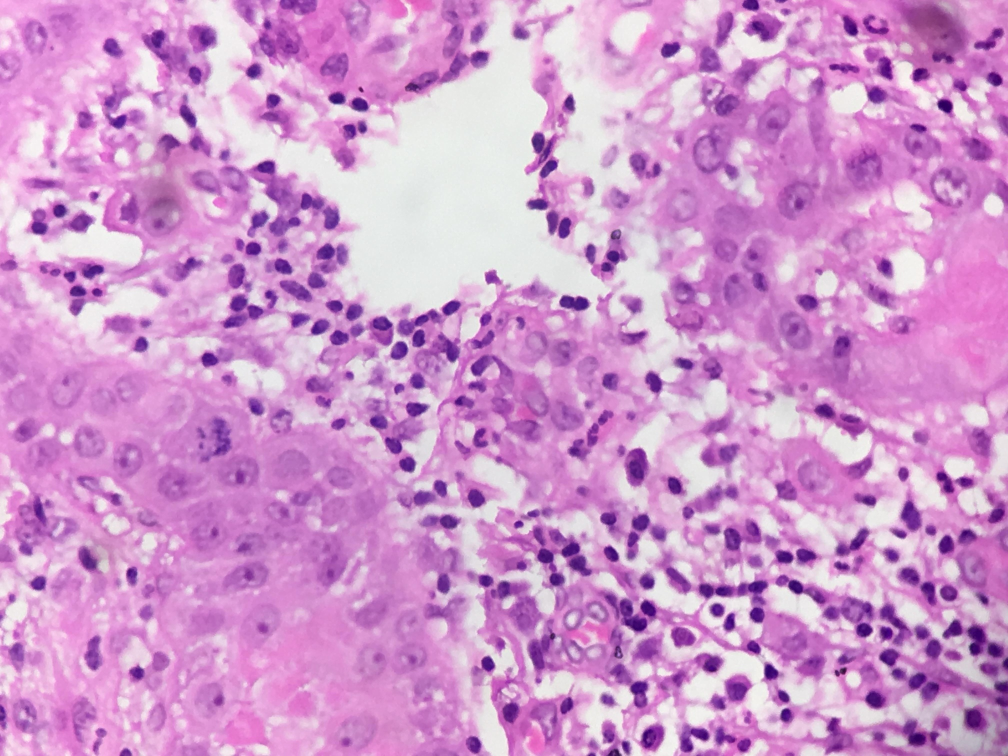
#> input picture test/IMG1.jpg, 2016 x 1512 px, found by its file name (shown at 1/2 size); its folder holds 4 pictures in this run
$ python lol.py
#> lines starting #> are read from the running program, lines starting #| are printed output that depends on the picture
import numpy as np
import os
from shutil import copyfile
import xml.etree.ElementTree as ET
import cv2


p='images/test'
'''
for files in sorted(os.listdir(p)):
	if(files.split('.')[1]!='jpg'):
		tree = ET.parse(p+'/'+files)
		root = tree.getroot()
		for rank in root.iter('width'):
			new=int(int(rank.text)*(1/2))
			rank.text=str(new)
		for rank in root.iter('height'):
			new=int(int(rank.text)*(1/2))
			rank.text=str(new)

		for rank in root.iter('xmin'):
			new=int(int(rank.text)*(1/2))
			rank.text=str(new)
		for rank in root.iter('xmax'):
			new=int(int(rank.text)*(1/2))
			rank.text=str(new)
		for rank in root.iter('ymin'):
			new=int(int(rank.text)*(1/2))
			rank.text=str(new)
		for rank in root.iter('ymax'):
			new=int(int(rank.text)*(1/2))
			rank.text=str(new)


		tree.write(p+'/'+files)
'''

for files in sorted(os.listdir(p)):
	if(files.split('.')[1]=='jpg'):
		img=cv2.imread(p+'/'+files)
#> img is the input picture: shape (1512, 2016, 3); mean B, G, R 205, 150.5, 207.9
		img =cv2.resize(img, (0,0), fx=0.5, fy=0.5)
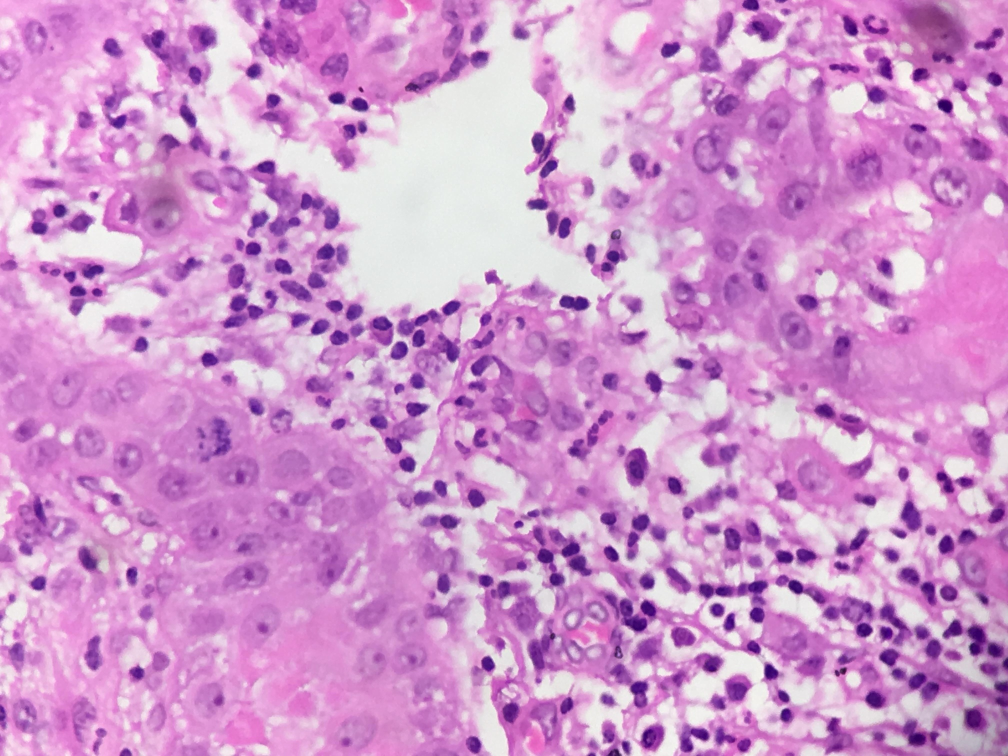
#> img: shape (756, 1008, 3); mean B, G, R 205.1, 150.6, 208
		cv2.imwrite(p+'/'+files,img)
#> pass 2 of the loop `for files in sorted(os.listdir(p)):`:
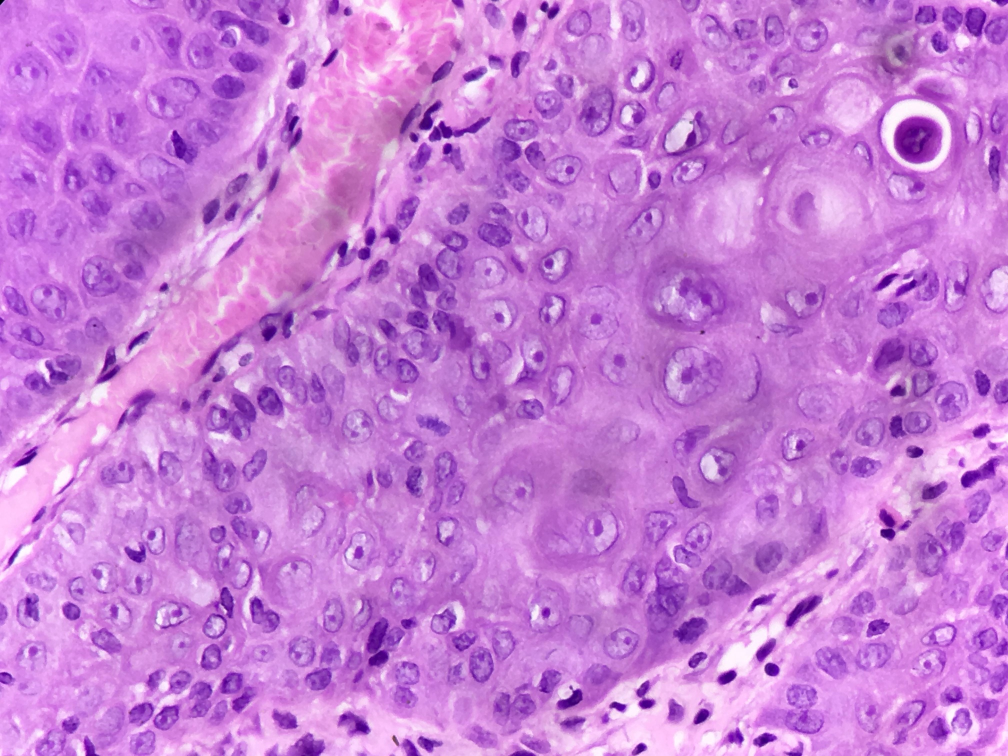
#> input picture test/IMG10.jpg, 2016 x 1512 px, found by its file name (shown at 1/2 size)
#> img is the input picture: shape (1512, 2016, 3); mean B, G, R 214.6, 125.2, 199.2
#> `img =cv2.resize(img, (0,0), fx=0.5, fy=0.5)`:
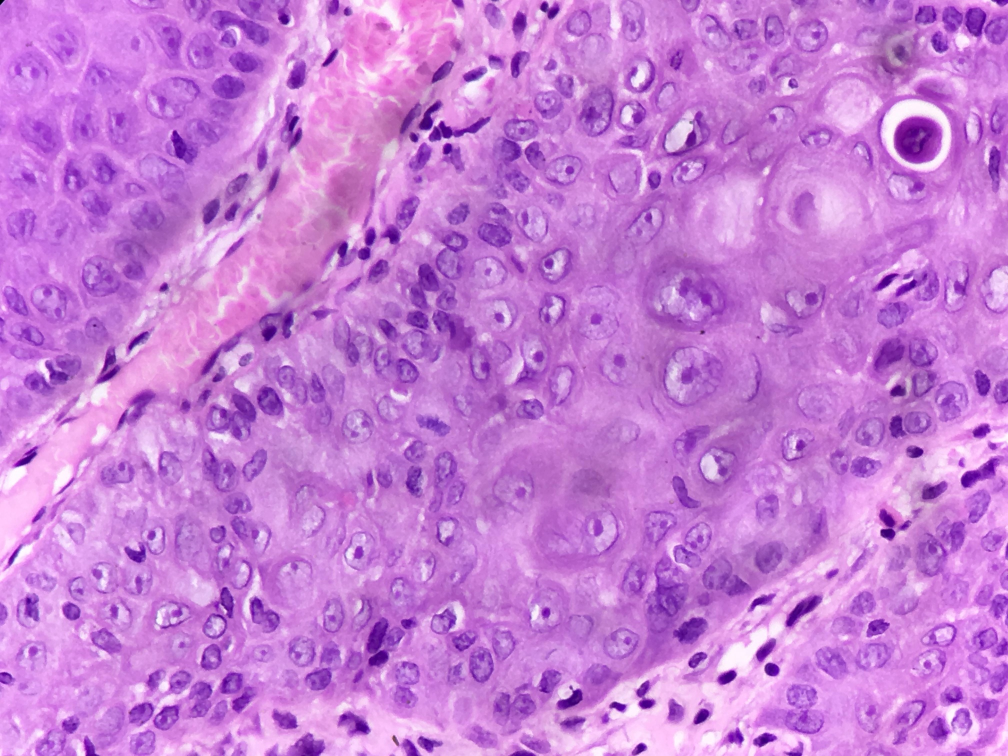
#> img: shape (756, 1008, 3); mean B, G, R 214.7, 125.3, 199.3
#> pass 3 of the loop `for files in sorted(os.listdir(p)):`:
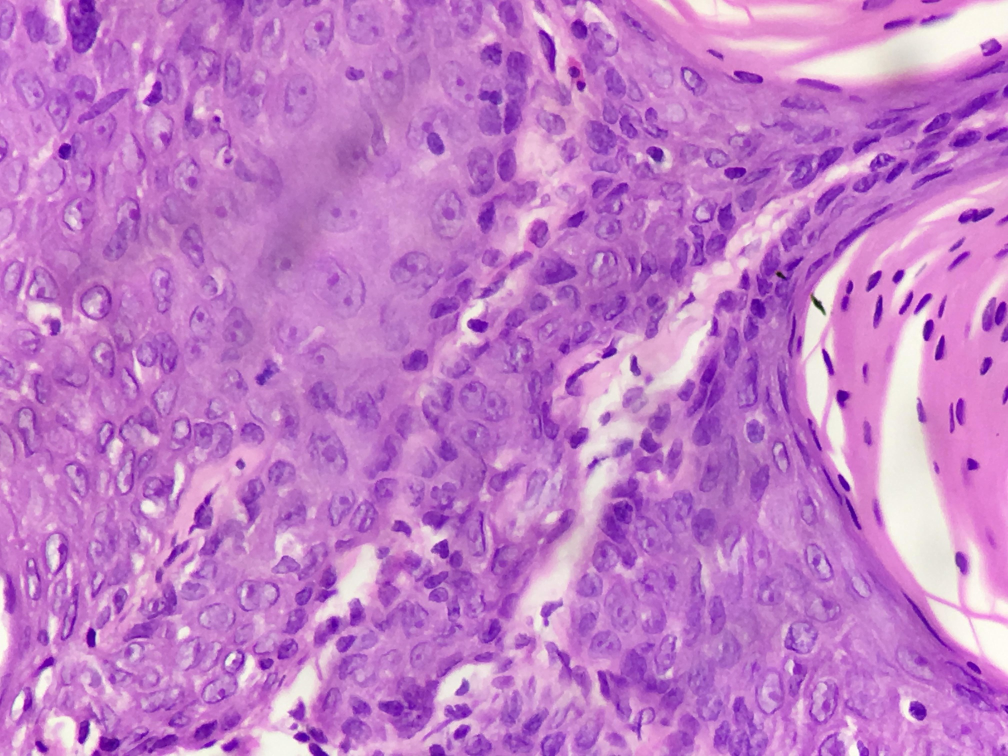
#> input picture test/IMG11.jpg, 2016 x 1512 px, found by its file name (shown at 1/2 size)
#> img is the input picture: shape (1512, 2016, 3); mean B, G, R 199.7, 123.4, 193.4
#> `img =cv2.resize(img, (0,0), fx=0.5, fy=0.5)`:
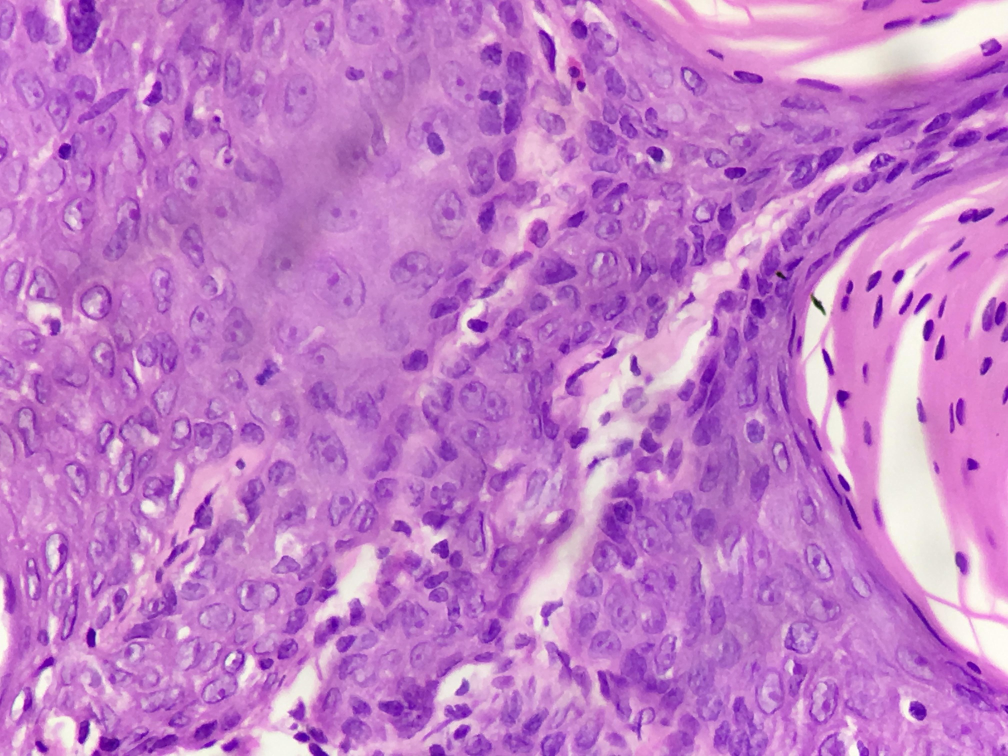
#> img: shape (756, 1008, 3); mean B, G, R 199.8, 123.5, 193.5
#> the loop made 4 passes; the first 3 are shown
